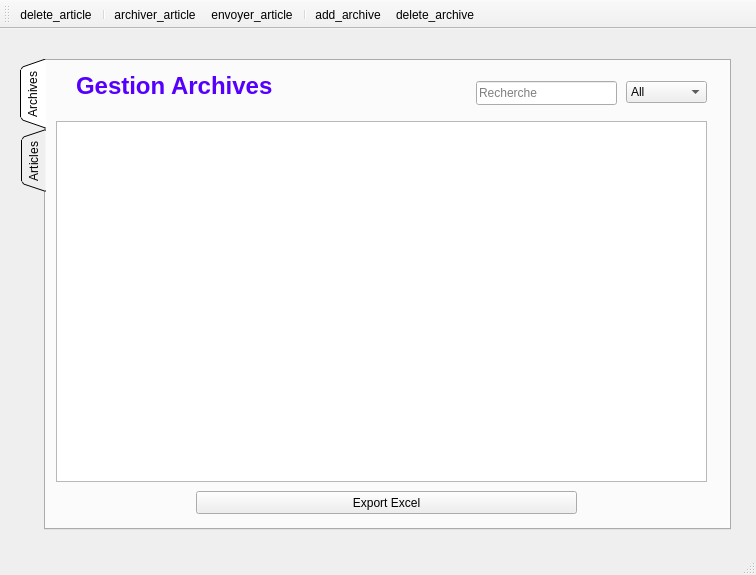
<?xml version="1.0" encoding="UTF-8"?>
<ui version="4.0">
 <class>gestion_abir</class>
 <widget class="QMainWindow" name="gestion_abir">
  <property name="geometry">
   <rect>
    <x>0</x>
    <y>0</y>
    <width>756</width>
    <height>575</height>
   </rect>
  </property>
  <property name="windowTitle">
   <string>MainWindow</string>
  </property>
  <widget class="QWidget" name="centralwidget">
   <widget class="QTabWidget" name="tabWidget">
    <property name="geometry">
     <rect>
      <x>20</x>
      <y>30</y>
      <width>711</width>
      <height>471</height>
     </rect>
    </property>
    <property name="tabPosition">
     <enum>QTabWidget::West</enum>
    </property>
    <property name="tabShape">
     <enum>QTabWidget::Triangular</enum>
    </property>
    <property name="currentIndex">
     <number>0</number>
    </property>
    <widget class="QWidget" name="tab_2">
     <attribute name="title">
      <string>Archives</string>
     </attribute>
     <widget class="QTableView" name="table_arch">
      <property name="geometry">
       <rect>
        <x>10</x>
        <y>60</y>
        <width>651</width>
        <height>361</height>
       </rect>
      </property>
      <property name="selectionMode">
       <enum>QAbstractItemView::ExtendedSelection</enum>
      </property>
      <property name="sortingEnabled">
       <bool>true</bool>
      </property>
      <attribute name="horizontalHeaderShowSortIndicator" stdset="0">
       <bool>false</bool>
      </attribute>
     </widget>
     <widget class="QLabel" name="label_4">
      <property name="geometry">
       <rect>
        <x>30</x>
        <y>10</y>
        <width>261</width>
        <height>31</height>
       </rect>
      </property>
      <property name="text">
       <string>&lt;html&gt;&lt;head/&gt;&lt;body&gt;&lt;p&gt;&lt;span style=&quot; font-size:18pt; font-weight:600; color:#5500ff;&quot;&gt;Gestion Archives&lt;/span&gt;&lt;/p&gt;&lt;/body&gt;&lt;/html&gt;</string>
      </property>
     </widget>
     <widget class="QLineEdit" name="rech_arch">
      <property name="geometry">
       <rect>
        <x>430</x>
        <y>20</y>
        <width>141</width>
        <height>24</height>
       </rect>
      </property>
      <property name="placeholderText">
       <string>Recherche</string>
      </property>
      <property name="clearButtonEnabled">
       <bool>true</bool>
      </property>
     </widget>
     <widget class="QComboBox" name="arch_sel_col">
      <property name="geometry">
       <rect>
        <x>580</x>
        <y>20</y>
        <width>81</width>
        <height>22</height>
       </rect>
      </property>
      <item>
       <property name="text">
        <string>All</string>
       </property>
      </item>
      <item>
       <property name="text">
        <string>ID</string>
       </property>
      </item>
      <item>
       <property name="text">
        <string>Intitule</string>
       </property>
      </item>
      <item>
       <property name="text">
        <string>Droit Access</string>
       </property>
      </item>
      <item>
       <property name="text">
        <string>Traitement</string>
       </property>
      </item>
      <item>
       <property name="text">
        <string>Creation</string>
       </property>
      </item>
     </widget>
     <widget class="QPushButton" name="export_excel">
      <property name="geometry">
       <rect>
        <x>150</x>
        <y>430</y>
        <width>381</width>
        <height>23</height>
       </rect>
      </property>
      <property name="text">
       <string>Export Excel</string>
      </property>
     </widget>
    </widget>
    <widget class="QWidget" name="tab">
     <attribute name="title">
      <string>Articles</string>
     </attribute>
     <widget class="QLineEdit" name="rech_article">
      <property name="geometry">
       <rect>
        <x>430</x>
        <y>30</y>
        <width>151</width>
        <height>24</height>
       </rect>
      </property>
      <property name="placeholderText">
       <string>Recherche</string>
      </property>
      <property name="clearButtonEnabled">
       <bool>true</bool>
      </property>
     </widget>
     <widget class="QTableView" name="table_article">
      <property name="geometry">
       <rect>
        <x>20</x>
        <y>71</y>
        <width>651</width>
        <height>331</height>
       </rect>
      </property>
      <property name="sortingEnabled">
       <bool>true</bool>
      </property>
      <attribute name="horizontalHeaderCascadingSectionResizes">
       <bool>true</bool>
      </attribute>
      <attribute name="horizontalHeaderShowSortIndicator" stdset="0">
       <bool>false</bool>
      </attribute>
      <attribute name="horizontalHeaderStretchLastSection">
       <bool>false</bool>
      </attribute>
     </widget>
     <widget class="QLabel" name="label">
      <property name="geometry">
       <rect>
        <x>20</x>
        <y>20</y>
        <width>221</width>
        <height>31</height>
       </rect>
      </property>
      <property name="text">
       <string>&lt;html&gt;&lt;head/&gt;&lt;body&gt;&lt;p&gt;&lt;span style=&quot; font-size:18pt; font-weight:600; color:#5500ff;&quot;&gt;Gestion Articles&lt;/span&gt;&lt;/p&gt;&lt;/body&gt;&lt;/html&gt;</string>
      </property>
     </widget>
     <widget class="QComboBox" name="article_sel_col">
      <property name="geometry">
       <rect>
        <x>591</x>
        <y>30</y>
        <width>81</width>
        <height>22</height>
       </rect>
      </property>
      <item>
       <property name="text">
        <string>All</string>
       </property>
      </item>
      <item>
       <property name="text">
        <string>ID</string>
       </property>
      </item>
      <item>
       <property name="text">
        <string>-</string>
       </property>
      </item>
      <item>
       <property name="text">
        <string>Titre</string>
       </property>
      </item>
      <item>
       <property name="text">
        <string>Categorie</string>
       </property>
      </item>
      <item>
       <property name="text">
        <string>Contenu</string>
       </property>
      </item>
      <item>
       <property name="text">
        <string>Date arch</string>
       </property>
      </item>
      <item>
       <property name="text">
        <string>Archive</string>
       </property>
      </item>
     </widget>
    </widget>
   </widget>
  </widget>
  <widget class="QMenuBar" name="menubar">
   <property name="geometry">
    <rect>
     <x>0</x>
     <y>0</y>
     <width>756</width>
     <height>26</height>
    </rect>
   </property>
  </widget>
  <widget class="QStatusBar" name="statusbar"/>
  <widget class="QToolBar" name="toolBar">
   <property name="windowTitle">
    <string>toolBar</string>
   </property>
   <attribute name="toolBarArea">
    <enum>TopToolBarArea</enum>
   </attribute>
   <attribute name="toolBarBreak">
    <bool>false</bool>
   </attribute>
   <addaction name="actiondelete_article"/>
   <addaction name="separator"/>
   <addaction name="actionarchiver_article"/>
   <addaction name="actionenvoyer_article"/>
   <addaction name="separator"/>
   <addaction name="actionadd_archive"/>
   <addaction name="actiondelete_archive"/>
  </widget>
  <action name="actionadd_article">
   <property name="text">
    <string>add_article</string>
   </property>
   <property name="shortcut">
    <string>Ctrl+A</string>
   </property>
  </action>
  <action name="actiondelete_article">
   <property name="text">
    <string>delete_article</string>
   </property>
   <property name="shortcut">
    <string>Backspace, Ctrl+D</string>
   </property>
  </action>
  <action name="actionadd_archive">
   <property name="text">
    <string>add_archive</string>
   </property>
   <property name="shortcut">
    <string>Ctrl+Shift+A</string>
   </property>
  </action>
  <action name="actiondelete_archive">
   <property name="text">
    <string>delete_archive</string>
   </property>
   <property name="shortcut">
    <string>Ctrl+Shift+D</string>
   </property>
  </action>
  <action name="actionarchiver_article">
   <property name="text">
    <string>archiver_article</string>
   </property>
   <property name="shortcut">
    <string>A</string>
   </property>
  </action>
  <action name="actionenvoyer_article">
   <property name="text">
    <string>envoyer_article</string>
   </property>
   <property name="shortcut">
    <string>E</string>
   </property>
  </action>
 </widget>
 <resources/>
 <connections/>
</ui>
